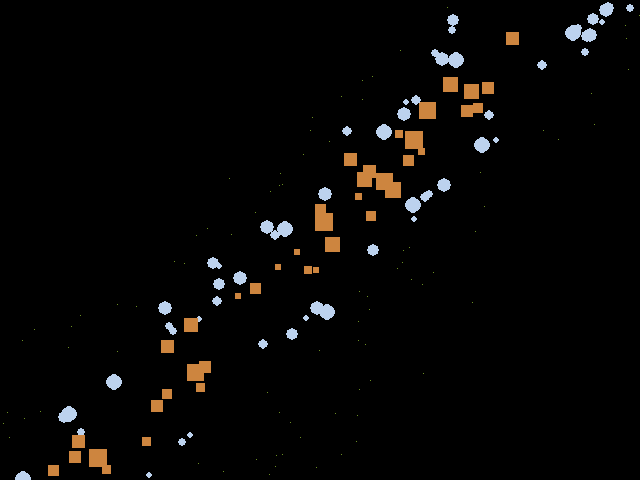

The Python source for this figure:
import pygame
import random
import math

pygame.init()
surf = pygame.Surface([640, 480])

ccolor = pygame.Color(random.choice(pygame.color.THECOLORS.keys()))
mcolor = pygame.Color(random.choice(pygame.color.THECOLORS.keys()))
fcolor = pygame.Color(random.choice(pygame.color.THECOLORS.keys()))


for i in xrange(320):
    x, y = random.randint(0, 639), random.randint(0, 479)

    distance = math.sqrt(((x - 320) + (y - 240))**2)
    if distance < (240 if y > 280 else 160):
        if distance < 40:
            size = random.randint(6, 18)
            surf.fill(ccolor, (
                x - size, y - size, size, size
            ))
        elif distance < 90:
            radius = random.randint(3, 8)
            pygame.draw.circle(surf, mcolor, (x, y), radius)
        else:
            surf.fill(fcolor, (x, y, 1, 1))

pygame.image.save(surf, "emphasis.png")
